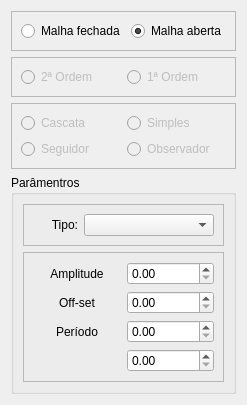
             <widget class="QWidget" name="tab_sinal">
              <attribute name="title">
               <string>Sinal</string>
              </attribute>
              <layout class="QGridLayout" name="gridLayout_7">
               <item row="0" column="0">
                <layout class="QVBoxLayout" name="layoutTipoDeSistema">
                 <item>
                  <widget class="QFrame" name="frameMalha">
                   <property name="frameShape">
                    <enum>QFrame::StyledPanel</enum>
                   </property>
                   <layout class="QHBoxLayout" name="layoutMalha">
                    <item>
                     <widget class="QRadioButton" name="radioFechada">
                      <property name="layoutDirection">
                       <enum>Qt::LeftToRight</enum>
                      </property>
                      <property name="text">
                       <string>Malha fechada</string>
                      </property>
                     </widget>
                    </item>
                    <item>
                     <widget class="QRadioButton" name="radioAberta">
                      <property name="layoutDirection">
                       <enum>Qt::LeftToRight</enum>
                      </property>
                      <property name="text">
                       <string>Malha aberta</string>
                      </property>
                      <property name="checked">
                       <bool>true</bool>
                      </property>
                     </widget>
                    </item>
                   </layout>
                  </widget>
                 </item>
                 <item>
                  <widget class="QFrame" name="frameOrdem">
                   <property name="enabled">
                    <bool>false</bool>
                   </property>
                   <property name="frameShape">
                    <enum>QFrame::StyledPanel</enum>
                   </property>
                   <layout class="QHBoxLayout" name="layoutOrdem">
                    <item>
                     <widget class="QRadioButton" name="rbSistemaO2">
                      <property name="layoutDirection">
                       <enum>Qt::LeftToRight</enum>
                      </property>
                      <property name="text">
                       <string>2ª Ordem</string>
                      </property>
                     </widget>
                    </item>
                    <item>
                     <widget class="QRadioButton" name="rbSistemaO1">
                      <property name="layoutDirection">
                       <enum>Qt::LeftToRight</enum>
                      </property>
                      <property name="text">
                       <string>1ª Ordem</string>
                      </property>
                      <property name="checkable">
                       <bool>true</bool>
                      </property>
                      <property name="checked">
                       <bool>false</bool>
                      </property>
                     </widget>
                    </item>
                   </layout>
                  </widget>
                 </item>
                 <item>
                  <widget class="QFrame" name="frameTipo2Ordem">
                   <property name="enabled">
                    <bool>false</bool>
                   </property>
                   <property name="frameShape">
                    <enum>QFrame::StyledPanel</enum>
                   </property>
                   <property name="frameShadow">
                    <enum>QFrame::Plain</enum>
                   </property>
                   <layout class="QGridLayout" name="gridLayout_15">
                    <item row="2" column="2">
                     <widget class="QRadioButton" name="radioSeguidor">
                      <property name="layoutDirection">
                       <enum>Qt::LeftToRight</enum>
                      </property>
                      <property name="text">
                       <string>Seguidor</string>
                      </property>
                     </widget>
                    </item>
                    <item row="0" column="3">
                     <widget class="QRadioButton" name="radioSimples">
                      <property name="layoutDirection">
                       <enum>Qt::LeftToRight</enum>
                      </property>
                      <property name="text">
                       <string>Simples</string>
                      </property>
                     </widget>
                    </item>
                    <item row="0" column="2">
                     <widget class="QRadioButton" name="radioCascata">
                      <property name="layoutDirection">
                       <enum>Qt::LeftToRight</enum>
                      </property>
                      <property name="text">
                       <string>Cascata</string>
                      </property>
                     </widget>
                    </item>
                    <item row="2" column="3">
                     <widget class="QRadioButton" name="radioObservador">
                      <property name="layoutDirection">
                       <enum>Qt::LeftToRight</enum>
                      </property>
                      <property name="text">
                       <string>Observador</string>
                      </property>
                     </widget>
                    </item>
                   </layout>
                  </widget>
                 </item>
                </layout>
               </item>
               <item row="1" column="0">
                <widget class="QGroupBox" name="groupBox_4">
                 <property name="layoutDirection">
                  <enum>Qt::LeftToRight</enum>
                 </property>
                 <property name="title">
                  <string>Parâmentros</string>
                 </property>
                 <layout class="QVBoxLayout" name="verticalLayout_12">
                  <item>
                   <widget class="QFrame" name="frame">
                    <property name="frameShape">
                     <enum>QFrame::StyledPanel</enum>
                    </property>
                    <layout class="QHBoxLayout" name="horizontalLayout_6">
                     <item>
                      <widget class="QLabel" name="labelTipoSinal">
                       <property name="layoutDirection">
                        <enum>Qt::RightToLeft</enum>
                       </property>
                       <property name="text">
                        <string>Tipo:</string>
                       </property>
                       <property name="alignment">
                        <set>Qt::AlignRight|Qt::AlignTrailing|Qt::AlignVCenter</set>
                       </property>
                      </widget>
                     </item>
                     <item>
                      <widget class="QComboBox" name="comboTipoSinal">
                       <property name="minimumSize">
                        <size>
                         <width>130</width>
                         <height>0</height>
                        </size>
                       </property>
                      </widget>
                     </item>
                    </layout>
                   </widget>
                  </item>
                  <item>
                   <widget class="QFrame" name="frame">
                    <property name="frameShape">
                     <enum>QFrame::StyledPanel</enum>
                    </property>
                    <layout class="QHBoxLayout" name="horizontalLayout_5">
                     <item>
                      <layout class="QVBoxLayout" name="verticalLayout_11">
                       <item>
                        <widget class="QLabel" name="labelAmp">
                         <property name="layoutDirection">
                          <enum>Qt::LeftToRight</enum>
                         </property>
                         <property name="text">
                          <string>Amplitude</string>
                         </property>
                         <property name="alignment">
                          <set>Qt::AlignCenter</set>
                         </property>
                        </widget>
                       </item>
                       <item>
                        <widget class="QLabel" name="labelOffSet">
                         <property name="layoutDirection">
                          <enum>Qt::LeftToRight</enum>
                         </property>
                         <property name="text">
                          <string>Off-set</string>
                         </property>
                         <property name="alignment">
                          <set>Qt::AlignCenter</set>
                         </property>
                        </widget>
                       </item>
                       <item>
                        <widget class="QLabel" name="labelPeriodo">
                         <property name="layoutDirection">
                          <enum>Qt::LeftToRight</enum>
                         </property>
                         <property name="text">
                          <string>Período</string>
                         </property>
                         <property name="alignment">
                          <set>Qt::AlignCenter</set>
                         </property>
                        </widget>
                       </item>
                       <item>
                        <widget class="QLabel" name="labelAux">
                         <property name="layoutDirection">
                          <enum>Qt::LeftToRight</enum>
                         </property>
                         <property name="text">
                          <string/>
                         </property>
                         <property name="alignment">
                          <set>Qt::AlignCenter</set>
                         </property>
                        </widget>
                       </item>
                      </layout>
                     </item>
                     <item>
                      <layout class="QVBoxLayout" name="verticalLayout_10">
                       <item>
                        <widget class="QDoubleSpinBox" name="dSpinAmp">
                         <property name="singleStep">
                          <double>0.500000000000000</double>
                         </property>
                        </widget>
                       </item>
                       <item>
                        <widget class="QDoubleSpinBox" name="dSpinOffSet">
                         <property name="singleStep">
                          <double>0.500000000000000</double>
                         </property>
                        </widget>
                       </item>
                       <item>
                        <widget class="QDoubleSpinBox" name="dSpinPeriodo">
                         <property name="singleStep">
                          <double>0.500000000000000</double>
                         </property>
                        </widget>
                       </item>
                       <item>
                        <widget class="QDoubleSpinBox" name="dSpinAux">
                         <property name="singleStep">
                          <double>0.500000000000000</double>
                         </property>
                        </widget>
                       </item>
                      </layout>
                     </item>
                    </layout>
                   </widget>
                  </item>
                 </layout>
                </widget>
               </item>
              </layout>
              <zorder></zorder>
              <zorder>groupBox_4</zorder>
             </widget>
